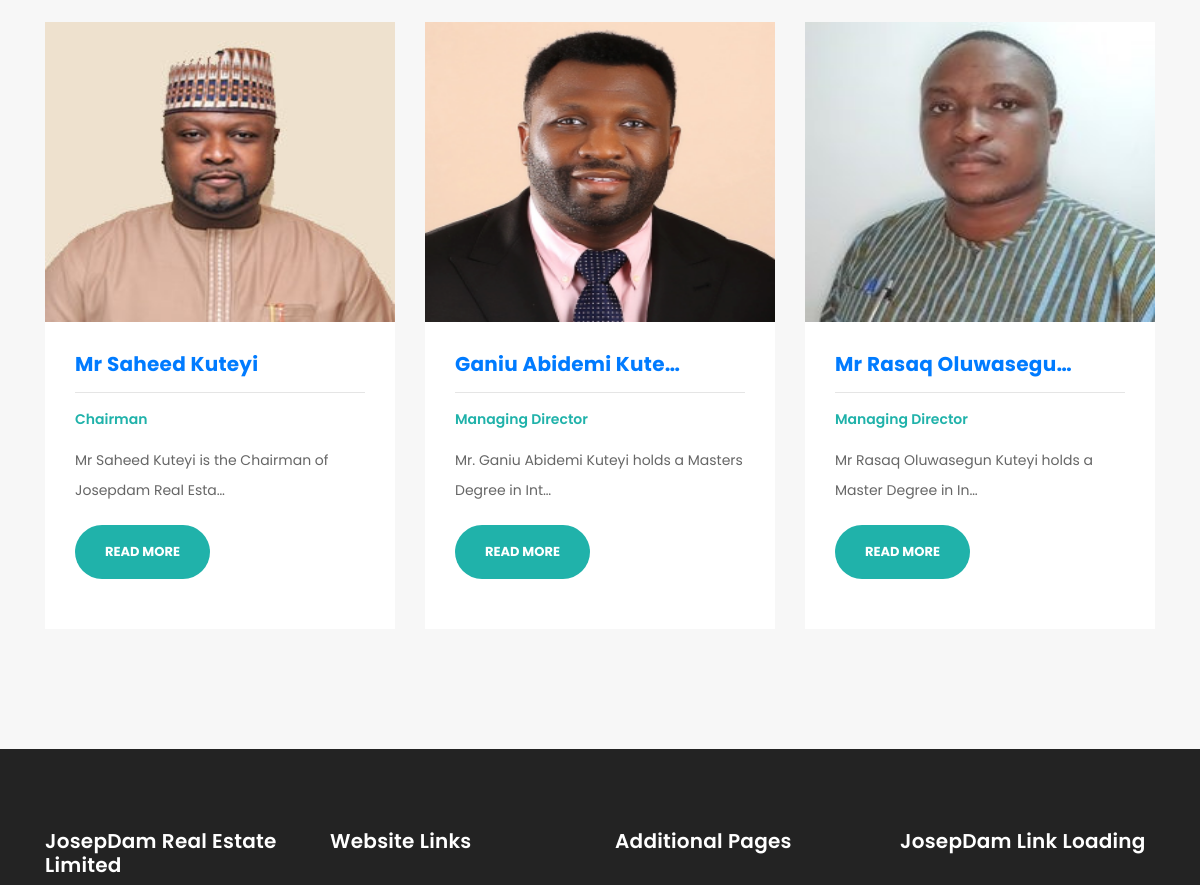
/director/ (middle part), run on an earlier commit of the app's database.
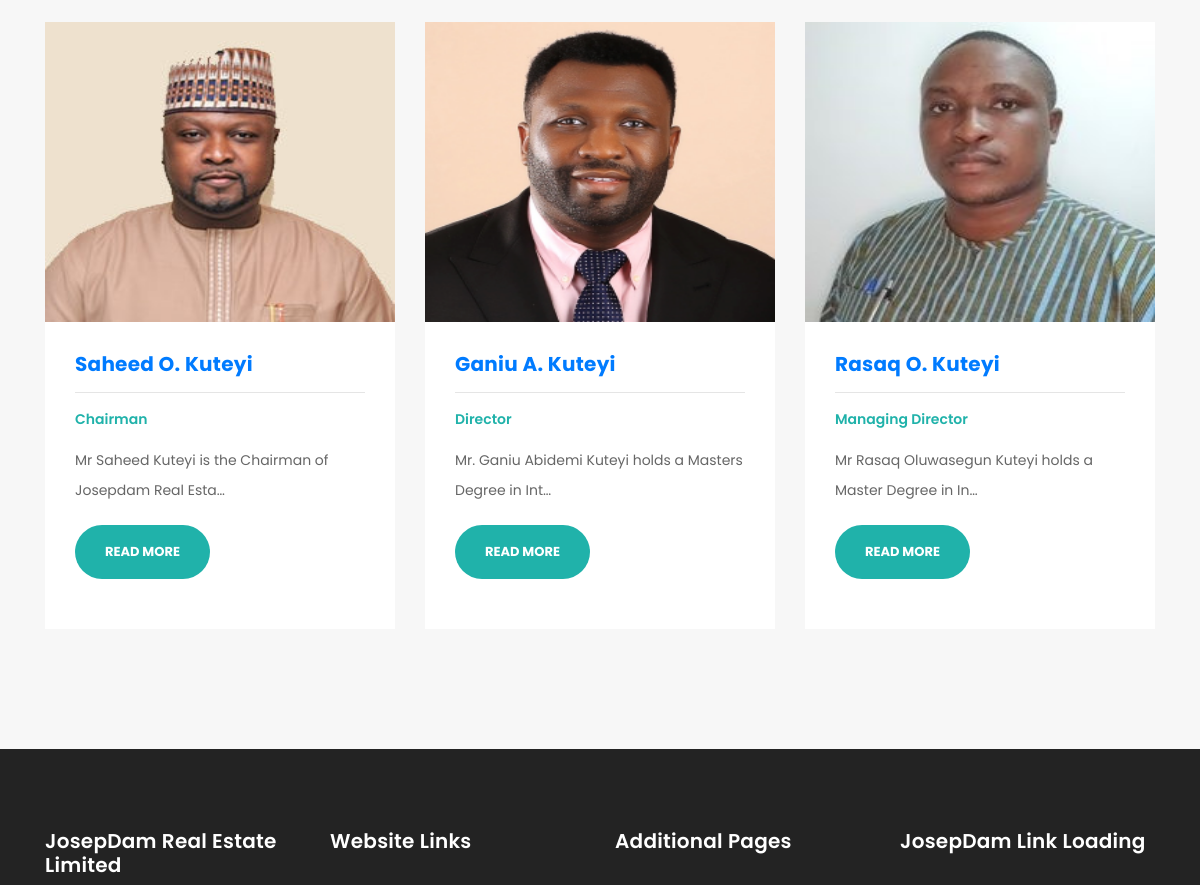
And on a later commit of the database.
### josepdam/models.py (models this page shows, shortened)
class Board_Of_DirectorPost (models.Model):
    board_of_director_name = models.CharField (max_length = 200, blank=True, null=True)
    board_of_director_position = models.CharField (max_length = 210, blank=True, null=True)
    board_of_director_description = models.TextField()
    board_of_director_img = models.ImageField(upload_to='images_dir')
    slug = models.SlugField (max_length=25)
    publish_date = models.DateTimeField (auto_now_add= True)
    author = models.ForeignKey(User, on_delete=models.CASCADE)
    class Meta:
        ordering =['-publish_date']

### josepdam/views.py (the view)
# urls.py: path('director/', TeamDirectorView.as_view(), name='director'),
class TeamDirectorView (ListView):
    model = Board_Of_DirectorPost
    template_name = 'josep/board_of__director.html'

### templates/josep/board_of__director.html (shortened to what this page needs)
{% extends "base.html" %}
{% load static %}
{% block content %}
    <div class="team" style="margin: 0">
      <div class="container">
        <div class="row">
          <div class="col-md-12">
          </div>
          {% for post in object_list %}
          <div class="col-md-4">
            <div class="team-item">
              <a href="{% url 'detail-director' post.pk %}">
                {% if post.board_of_director_img %}
                <img src="{{ post.board_of_director_img.url }}" height="300px" alt="">
                {% endif %}
              </a>
              <div class="down-content">
                <a href="{% url 'detail-director' post.pk %}"><h4>{{ post.board_of_director_name |truncatechars:19}}</h4></a>
                <hr>
                <span>{{ post.board_of_director_position }}</span>
                <p>{{ post.board_of_director_description |truncatechars:55}}</p>
                <p>
                  <a href="{% url 'detail-director' post.pk %}" class="filled-button">Read More</a
                </p>
              </div>
            </div>
          </div>
          {% endfor %}
          </div>
        </div>
      </div>
    {% endblock %}

### templates/base.html (shortened to what this page needs)
{% load static %}
<html lang="en">
  <head>
    <link href="{% static 'vendor/bootstrap/css/bootstrap.min.css' %}" rel="stylesheet">
    <link rel="stylesheet" href="{% static 'assets/css/fontawesome.css' %}">
    <link rel="stylesheet" href="{% static 'assets/css/style.css' %}">
    <link rel="stylesheet" href="{% static 'assets/css/owl.css' %}">
  </head>
  <body>
    {% block content %}
    {% endblock %}
    <footer>
        <div class="container">
          <div class="row">
            <div class="col-md-3 footer-item">
              <a href=" "><h4>JosepDam Real Estate Limited</h4></a>
            </div>
            <div class="col-md-3 footer-item">
              <a href=" "><h4>Website Links</h4><a/>
            </div>
            <div class="col-md-3 footer-item">
              <a href="{% url 'signup' %}"><h4>Additional Pages</h4></a>
            </div>
            <div class="col-md-3 footer-item last-item">
                <a href=" "><h4>JosepDam Link Loading</h4><a/>
            </div>
          </div>
        </div>
      </footer>
    </body>
  </html>

### static/assets/css/style.css (style rules this page uses)
body { font-family: 'Poppins', sans-serif; overflow-x: hidden; text-rendering: optimizeLegibility; -webkit-font-smoothing: antialiased; -moz-osx-font-smoothing: grayscale; }
p { margin-bottom: 0px; font-size: 14px; color: #666666; line-height: 30px; }
a { text-decoration: none!important; }
h1,h2,h3,h4,h5,h6 { margin: 0px; }
a.filled-button { background-color: #20b2aa; color: #fff; font-size: 13px; text-transform: uppercase; font-weight: 700; padding: 12px 30px; border-radius: 30px; display: inline-block; transition: all 0.3s; }
*, *:before, *:after { -webkit-box-sizing: border-box; box-sizing: border-box; -webkit-font-smoothing: antialiased; -moz-osx-font-smoothing: grayscale; }
footer { background-color: #232323; padding: 80px 0px; color: #fff; }
footer h4 { color: #fff; font-size: 20px; font-weight: 600; letter-spacing: 0.25px; margin-bottom: 35px; }
.team { background-color: #f7f7f7; margin-top: 140px; margin-bottom: -140px; padding: 120px 0px; }
.team-item img { width: 100%; overflow: hidden; }
.team-item .down-content { background-color: #fff; padding: 30px; }
.team-item .down-content h4 { font-size: 20px; font-weight: 700; letter-spacing: 0.25px; margin-bottom: 10px; }
.team-item .down-content span { color: #20b2aa; font-weight: 600; font-size: 14px; display: block; margin-bottom: 15px; }
.team-item .down-content p { margin-bottom: 20px; }

What changed in the data, as far as the page shows it:
changed Board_Of_DirectorPost "Chairman": board_of_director_name "Mr Saheed Kuteyi" → "Saheed O. Kuteyi"
changed Board_Of_DirectorPost "Mr. Ganiu Abidemi Kuteyi holds a Masters Degree in Int…": board_of_director_name "Ganiu Abidemi Kute…" → "Ganiu A. Kuteyi"; board_of_director_position "Managing Director" → "Director"
changed Board_Of_DirectorPost "Managing Director": board_of_director_name "Mr Rasaq Oluwasegu…" → "Rasaq O. Kuteyi"
